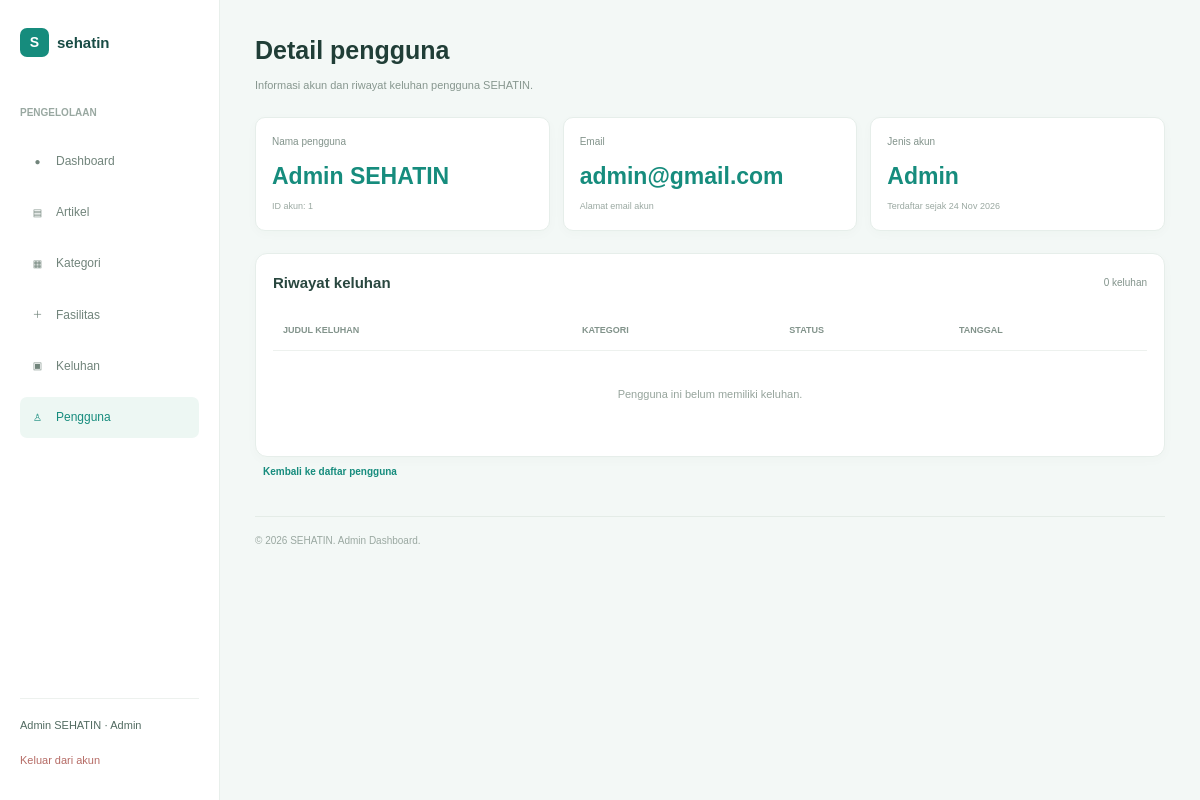
The page /admin/users/detail.php?id=1 (signed in) on the database its author committed.
### tables this page shows
CREATE TABLE IF NOT EXISTS users (
    id INT AUTO_INCREMENT PRIMARY KEY,
    name VARCHAR(100) NOT NULL,
    email VARCHAR(150) NOT NULL UNIQUE,
    password VARCHAR(255) NOT NULL,
    role ENUM('user', 'admin') NOT NULL DEFAULT 'user',
    created_at DATETIME NOT NULL DEFAULT CURRENT_TIMESTAMP,
    updated_at DATETIME NULL
);

### admin/users/detail.php (the view, shortened to what this page needs)
<?php
require_once __DIR__ . "/../../config/database.php";
$adminName = $_SESSION['name'] ?? 'Admin';
$userId = filter_input(INPUT_GET, 'id', FILTER_VALIDATE_INT);
$stmt = $conn->prepare(
    "SELECT id, name, email, role, created_at
     FROM users
     WHERE id = ?
     LIMIT 1"
);
$stmt->bind_param("i", $userId);
$stmt->execute();
$result = $stmt->get_result();
$user = $result->fetch_assoc();
$complaints = [];
function e($value)
{
    return htmlspecialchars((string) $value, ENT_QUOTES, 'UTF-8');
}
?>
<!DOCTYPE html>
<html lang="id">
<head>
    <link rel="stylesheet" href="../../assets/css/reset.css">
    <link rel="stylesheet" href="../../assets/css/style.css">
    <link rel="stylesheet" href="../../assets/css/admin-dashboard.css">
    <link rel="stylesheet" href="../../assets/css/admin-users.css">
</head>
<body class="admin-dashboard-page">
    <div class="admin-layout">
        <aside class="admin-sidebar">
            <a href="../dashboard.php" class="admin-brand">
                <span class="admin-brand-icon">S</span>
                <span>sehatin</span>
            </a>
            <div class="admin-menu">
                <p class="admin-menu-label">PENGELOLAAN</p>
                <nav class="admin-nav">
                    <a href="../dashboard.php" class="admin-nav-link">
                        <span>●</span>
                        Dashboard
                    </a>
                    <a href="../articles/index.php" class="admin-nav-link">
                        <span>▤</span>
                        Artikel
                    </a>
                    <a href="../categories/index.php" class="admin-nav-link">
                        <span>▦</span>
                        Kategori
                    </a>
                    <a href="../facilities/index.php" class="admin-nav-link">
                        <span>＋</span>
                        Fasilitas
                    </a>
                    <a href="../complaints/index.php" class="admin-nav-link">
                        <span>▣</span>
                        Keluhan
                    </a>
                    <a href="index.php" class="admin-nav-link active">
                        <span>♙</span>
                        Pengguna
                    </a>
                </nav>
            </div>
            <div class="admin-sidebar-bottom">
                <p><?= e($adminName) ?> · Admin</p>
                <a href="../../logout.php">
                    Keluar dari akun
                </a>
            </div>
        </aside>
        <main class="admin-main admin-users-main">
            <header class="admin-users-header">
                <div>
                    <h1>Detail pengguna</h1>
                    <p>Informasi akun dan riwayat keluhan pengguna SEHATIN.</p>
                </div>
            </header>
            <section class="admin-users-summary">
                <div class="user-summary-card">
                    <span>Nama pengguna</span>
                    <h2><?= e($user['name']) ?></h2>
                    <p>ID akun: <?= (int) $user['id'] ?></p>
                </div>
                <div class="user-summary-card">
                    <span>Email</span>
                    <h2><?= e($user['email']) ?></h2>
                    <p>Alamat email akun</p>
                </div>
                <div class="user-summary-card">
                    <span>Jenis akun</span>
                    <h2>
                        <?= $user['role'] === 'admin' ? 'Admin' : 'Pengguna' ?>
                    </h2>
                    <p>
                        Terdaftar sejak
                        <?= e(date('d M Y', strtotime($user['created_at']))) ?>
                    </p>
                </div>
            </section>
            <section class="admin-users-table-card">
                <div class="admin-users-table-heading">
                    <h2>Riwayat keluhan</h2>
                    <span>
                        <?= count($complaints) ?> keluhan
                    </span>
                </div>
                <div class="admin-users-table-wrapper">
                    <table class="admin-users-table">
                        <thead>
                            <tr>
                                <th>JUDUL KELUHAN</th>
                                <th>KATEGORI</th>
                                <th>STATUS</th>
                                <th>TANGGAL</th>
                            </tr>
                        </thead>
                        <tbody>
                            <?php if (count($complaints) > 0): ?>
                                <?php foreach ($complaints as $complaint): ?>
                                    <tr>
                                        <td>
                                            <?= e($complaint['title']) ?>
                                        </td>
                                        <td>
                                            <?= e($complaint['category_name'] ?? 'Tidak berkategori') ?>
                                        </td>
                                        <td>
                                            <?= e($complaint['status']) ?>
                                        </td>
                                        <td class="user-date-cell">
                                            <?= e(date('d M Y', strtotime($complaint['created_at']))) ?>
                                        </td>
                                    </tr>
                                <?php endforeach; ?>
                            <?php else: ?>
                                <tr>
                                    <td colspan="4" class="admin-users-empty">
                                        Pengguna ini belum memiliki keluhan.
                                    </td>
                                </tr>
                            <?php endif; ?>
                        </tbody>
                    </table>
                </div>
            </section>
            <a href="index.php" class="user-detail-button">
                Kembali ke daftar pengguna
            </a>
            <footer class="admin-footer">
                <p>© 2026 SEHATIN. Admin Dashboard.</p>
            </footer>
        </main>
    </div>
</body>
</html>

### assets/css/style.css (style rules this page uses)
:root { --primary: #087F73; --dark-green: #164F49; --light-green: #E8F5F2; --background: #F3F8F6; --white: #FFFFFF; --text: #203B39; --muted: #718580; --border: #E1EAE7; --orange: #F59678; --yellow: #F3C968; }
body { background-color: var(--background); color: var(--text); }

### assets/css/admin-dashboard.css (style rules this page uses)
.admin-dashboard-page { margin: 0; background: #f3f8f6; color: #25443d; }
.admin-dashboard-page * { box-sizing: border-box; }
.admin-dashboard-page a { text-decoration: none; }
.admin-layout { display: flex; min-height: 100vh; }
.admin-sidebar { width: 220px; min-width: 220px; background: #fff; border-right: 1px solid #e8efeb; padding: 28px 20px; display: flex; flex-direction: column; }
.admin-brand { display: flex; align-items: center; gap: 8px; color: #194c45; font-size: 15px; font-weight: 700; margin-bottom: 48px; }
.admin-brand-icon { width: 29px; height: 29px; display: flex; justify-content: center; align-items: center; background: #168c7d; color: #fff; border-radius: 7px; font-size: 14px; }
.admin-menu-label { color: #99a8a1; font-size: 10px; font-weight: 600; margin-bottom: 20px; }
.admin-nav { display: flex; flex-direction: column; gap: 10px; }
.admin-nav-link { display: flex; align-items: center; gap: 10px; padding: 11px 9px; border-radius: 7px; color: #71847b; font-size: 12px; transition: 0.2s; }
.admin-nav-link span { width: 17px; text-align: center; font-size: 10px; }
.admin-nav-link:hover, .admin-nav-link.active { color: #168c7d; background: #edf7f3; }
.admin-sidebar-bottom { margin-top: auto; padding-top: 18px; border-top: 1px solid #edf1ee; }
.admin-sidebar-bottom p { color: #526b61; font-size: 11px; margin-bottom: 12px; }
.admin-sidebar-bottom a { color: #b56b65; font-size: 11px; }
.admin-main { flex: 1; min-width: 0; padding: 30px 35px; }
.admin-footer { margin-top: 30px; padding-top: 16px; border-top: 1px solid #e4ece7; }
.admin-footer p { color: #9aa8a1; font-size: 10px; }

### assets/css/admin-users.css (style rules this page uses)
.admin-users-main { padding: 30px 35px; min-width: 0; }
.admin-users-header { display: flex; justify-content: space-between; align-items: center; margin-bottom: 23px; }
.admin-users-header h1 { color: #203e37; font-size: 25px; font-weight: 700; margin-bottom: 7px; }
.admin-users-header p { color: #87978f; font-size: 11px; line-height: 1.5; }
.admin-users-summary { display: grid; grid-template-columns: repeat(3, minmax(0, 1fr)); gap: 13px; margin-bottom: 22px; }
.user-summary-card { min-height: 100px; padding: 16px; background: #fff; border: 1px solid #e6eeea; border-radius: 10px; box-shadow: 0 3px 12px rgba(31, 72, 59, 0.025); }
.user-summary-card span { display: block; color: #82938b; font-size: 10px; margin-bottom: 8px; }
.user-summary-card h2 { color: #168c7d; font-size: 23px; font-weight: 700; margin-bottom: 5px; }
.user-summary-card p { color: #9aa8a1; font-size: 9px; }
.admin-users-table-card { background: #fff; border: 1px solid #e6eeea; border-radius: 12px; padding: 17px; box-shadow: 0 3px 12px rgba(31, 72, 59, 0.025); }
.admin-users-table-heading { display: flex; justify-content: space-between; align-items: center; margin-bottom: 15px; }
.admin-users-table-heading h2 { color: #29473f; font-size: 15px; font-weight: 700; }
.admin-users-table-heading span { color: #82938b; font-size: 10px; }
.admin-users-table-wrapper { width: 100%; overflow-x: auto; }
.admin-users-table { width: 100%; min-width: 650px; border-collapse: collapse; }
.admin-users-table thead th { padding: 13px 10px; border-bottom: 1px solid #edf1ee; color: #82938b; font-size: 9px; font-weight: 600; text-align: left; white-space: nowrap; }
.admin-users-table tbody td { padding: 16px 10px; border-bottom: 1px solid #edf1ee; color: #526b61; font-size: 10px; vertical-align: middle; }
.admin-users-table tbody tr:last-child td { border-bottom: none; }
.user-detail-button, .user-delete-button { display: inline-block; padding: 6px 8px; background: transparent; border: none; font-family: inherit; font-size: 10px; font-weight: 600; text-decoration: none; cursor: pointer; transition: 0.2s; }
.user-detail-button { color: #168c7d; }
.admin-users-empty { padding: 35px 15px !important; text-align: center; color: #96a49c !important; font-size: 11px !important; }
.admin-users-main .admin-footer { margin-top: 30px; }

### rows shown on the page
users: name "Admin SEHATIN", id "1", email "admin@gmail.com", created_at "24 Nov 2026"

### other values the page prints
$adminName "Admin SEHATIN"
count($complaints) "0"
